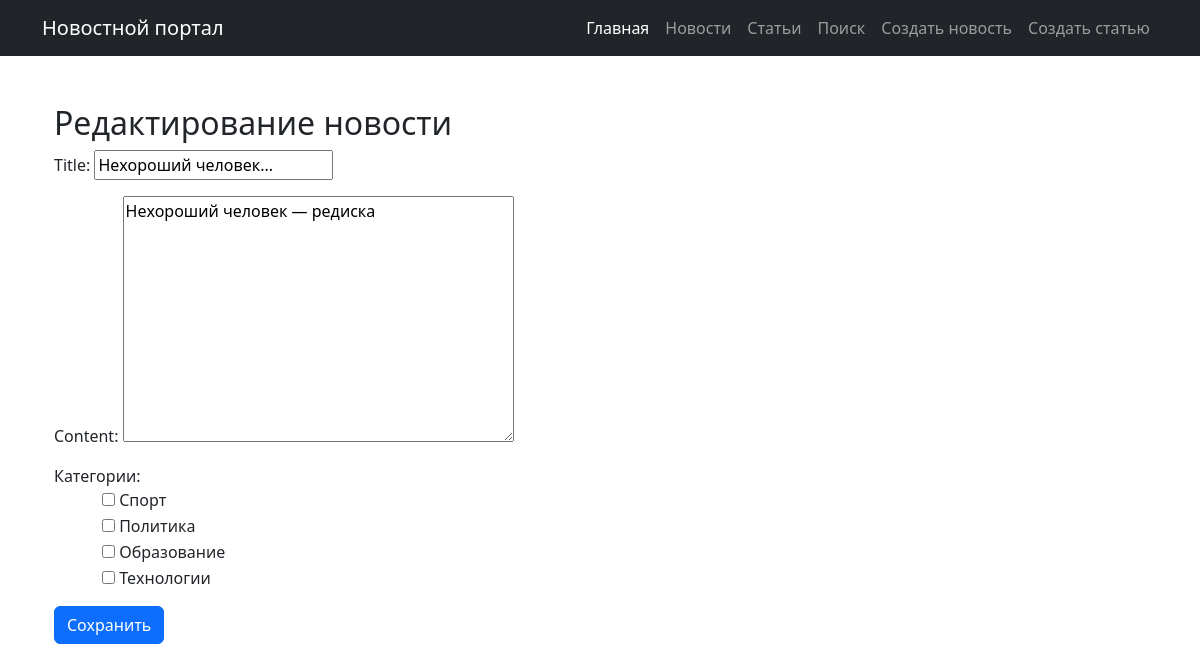
Page /news/2/edit/ (signed in) on the committed database.
### portal/models.py (models this page shows, shortened)
class Post(models.Model):
    POST_TYPES = [
        ('article', 'Статья'),
        ('news', 'Новость'),
    ]
    author = models.ForeignKey(Author, on_delete=models.CASCADE)
    post_type = models.CharField(max_length=7, choices=POST_TYPES)
    created_at = models.DateTimeField(auto_now_add=True)
    categories = models.ManyToManyField(Category, through='PostCategory')
    title = models.CharField(max_length=255)
    content = models.TextField()
    rating = models.IntegerField(default=0)

class Category(models.Model):
    name = models.CharField(max_length=255, unique=True)
    def __str__(self):
        return self.name

### portal/views.py (the view)
# urls.py: path('news/<int:pk>/edit/', NewsUpdateView.as_view(), name='news_edit'),
class NewsUpdateView(LoginRequiredMixin, UpdateView):
    model = Post
    form_class = NewsForm
    template_name = 'portal/post_edit.html'
    success_url = reverse_lazy('news_list')

### portal/forms.py
class NewsForm(forms.ModelForm):
    categories = forms.ModelMultipleChoiceField(
        queryset=Category.objects.all(),
        widget=forms.CheckboxSelectMultiple,  # Используем чекбоксы
        label='Категории'
    )
    class Meta:
        model = Post
        fields = ['title', 'content', 'categories']

### templates/portal/post_edit.html (shortened to what this page needs)
{% extends 'default.html' %}
{% block content %}
<div class="container mt-5">
    <h2>
        {% if object %}Редактирование{% else %}Создание{% endif %}
        {% if request.path|slice:"1:5" == 'news' %}новости{% else %}статьи{% endif %}
    </h2>
    <form method="post">
        <div class="mb-3">
            {{ form.title.label_tag }}
            {{ form.title }}
        </div>
        <div class="mb-3">
            {{ form.content.label_tag }}
            {{ form.content }}
        </div>
        <div class="mb-3">
            <label>Категории:</label>
            <div class="form-check">
                {% for category in form.categories %}
                    <div class="form-check">
                        {{ category.tag }}
                        <label class="form-check-label" for="{{ category.id_for_label }}">
                            {{ category.choice_label }}
                        </label>
                    </div>
                {% endfor %}
            </div>
        </div>
        <button type="submit" class="btn btn-primary">Сохранить</button>
    </form>
</div>
{% endblock %}

### rows in the picture
Post: title "Нехороший человек...", content "Нехороший человек — редиска"
Category: choice_label "Спорт"
Category: choice_label "Политика"
Category: choice_label "Образование"
Category: choice_label "Технологии"
